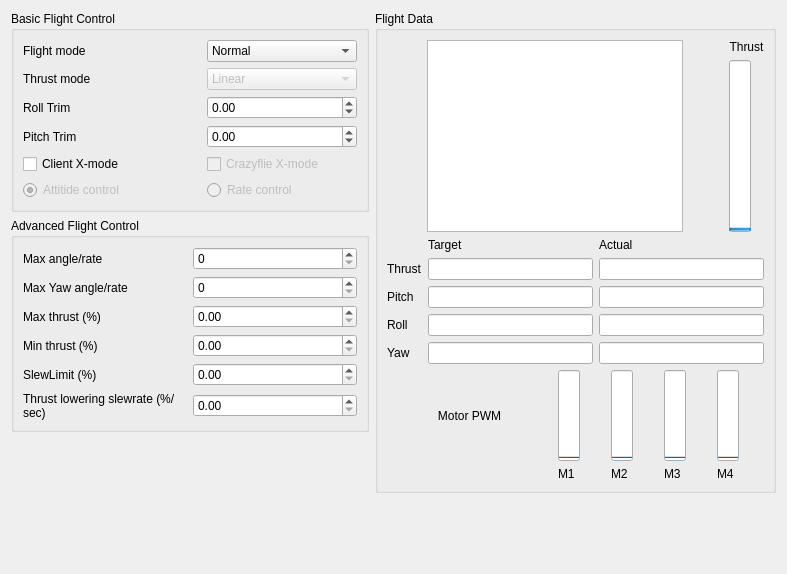
<?xml version="1.0" encoding="UTF-8"?>
<ui version="4.0">
 <class>Form</class>
 <widget class="QWidget" name="Form">
  <property name="geometry">
   <rect>
    <x>0</x>
    <y>0</y>
    <width>787</width>
    <height>574</height>
   </rect>
  </property>
  <property name="windowTitle">
   <string>Form</string>
  </property>
  <layout class="QHBoxLayout" name="horizontalLayout">
   <item>
    <layout class="QVBoxLayout" name="verticalLayout">
     <item>
      <widget class="QGroupBox" name="groupBox_2">
       <property name="title">
        <string>Basic Flight Control</string>
       </property>
       <layout class="QHBoxLayout" name="horizontalLayout_3">
        <item>
         <layout class="QGridLayout" name="gridLayout_3">
          <item row="1" column="1">
           <widget class="QComboBox" name="flightModeCombo">
            <property name="minimumSize">
             <size>
              <width>150</width>
              <height>0</height>
             </size>
            </property>
            <property name="maximumSize">
             <size>
              <width>150</width>
              <height>16777215</height>
             </size>
            </property>
            <property name="toolTip">
             <string>&lt;html&gt;&lt;head/&gt;&lt;body&gt;&lt;p&gt;Select what flightmode to use:&lt;/p&gt;&lt;p&gt; * Safe prevents crashing&lt;/p&gt;&lt;p&gt; * Crazy does not prevent crashing :)&lt;/p&gt;&lt;/body&gt;&lt;/html&gt;</string>
            </property>
            <property name="editable">
             <bool>false</bool>
            </property>
            <property name="currentIndex">
             <number>0</number>
            </property>
            <item>
             <property name="text">
              <string>Normal</string>
             </property>
            </item>
            <item>
             <property name="text">
              <string>Advanced</string>
             </property>
            </item>
           </widget>
          </item>
          <item row="0" column="1">
           <spacer name="verticalSpacer_3">
            <property name="orientation">
             <enum>Qt::Vertical</enum>
            </property>
            <property name="sizeType">
             <enum>QSizePolicy::Maximum</enum>
            </property>
            <property name="sizeHint" stdset="0">
             <size>
              <width>0</width>
              <height>0</height>
             </size>
            </property>
           </spacer>
          </item>
          <item row="2" column="0">
           <widget class="QLabel" name="label_5">
            <property name="text">
             <string>Thrust mode</string>
            </property>
           </widget>
          </item>
          <item row="2" column="1">
           <widget class="QComboBox" name="thrustModeCombo">
            <property name="enabled">
             <bool>false</bool>
            </property>
            <item>
             <property name="text">
              <string>Linear</string>
             </property>
            </item>
            <item>
             <property name="text">
              <string>Quadratic</string>
             </property>
            </item>
           </widget>
          </item>
          <item row="3" column="0">
           <widget class="QLabel" name="label_2">
            <property name="text">
             <string>Roll Trim</string>
            </property>
           </widget>
          </item>
          <item row="3" column="1">
           <widget class="QDoubleSpinBox" name="targetCalRoll">
            <property name="minimum">
             <double>-20.000000000000000</double>
            </property>
            <property name="maximum">
             <double>20.000000000000000</double>
            </property>
            <property name="singleStep">
             <double>0.200000000000000</double>
            </property>
           </widget>
          </item>
          <item row="4" column="1">
           <widget class="QDoubleSpinBox" name="targetCalPitch">
            <property name="minimum">
             <double>-20.000000000000000</double>
            </property>
            <property name="maximum">
             <double>20.000000000000000</double>
            </property>
            <property name="singleStep">
             <double>0.200000000000000</double>
            </property>
           </widget>
          </item>
          <item row="4" column="0">
           <widget class="QLabel" name="label_3">
            <property name="text">
             <string>Pitch Trim</string>
            </property>
           </widget>
          </item>
          <item row="1" column="0">
           <widget class="QLabel" name="label_4">
            <property name="minimumSize">
             <size>
              <width>100</width>
              <height>0</height>
             </size>
            </property>
            <property name="text">
             <string>Flight mode</string>
            </property>
           </widget>
          </item>
          <item row="5" column="1">
           <widget class="QCheckBox" name="crazyflieXModeCheckbox">
            <property name="enabled">
             <bool>false</bool>
            </property>
            <property name="text">
             <string>Crazyflie X-mode</string>
            </property>
           </widget>
          </item>
          <item row="5" column="0">
           <widget class="QCheckBox" name="clientXModeCheckbox">
            <property name="text">
             <string>Client X-mode</string>
            </property>
           </widget>
          </item>
          <item row="6" column="0">
           <widget class="QRadioButton" name="angularPidRadioButton">
            <property name="enabled">
             <bool>false</bool>
            </property>
            <property name="text">
             <string>Attitide control</string>
            </property>
            <property name="checked">
             <bool>true</bool>
            </property>
           </widget>
          </item>
          <item row="6" column="1">
           <widget class="QRadioButton" name="ratePidRadioButton">
            <property name="enabled">
             <bool>false</bool>
            </property>
            <property name="text">
             <string>Rate control</string>
            </property>
           </widget>
          </item>
         </layout>
        </item>
       </layout>
      </widget>
     </item>
     <item>
      <widget class="QGroupBox" name="groupBox_3">
       <property name="title">
        <string>Advanced Flight Control</string>
       </property>
       <layout class="QHBoxLayout" name="horizontalLayout_4">
        <item>
         <layout class="QGridLayout" name="gridLayout_4">
          <item row="2" column="0">
           <widget class="QLabel" name="label_9">
            <property name="text">
             <string>Max thrust (%)</string>
            </property>
           </widget>
          </item>
          <item row="0" column="0">
           <widget class="QLabel" name="label_7">
            <property name="layoutDirection">
             <enum>Qt::LeftToRight</enum>
            </property>
            <property name="text">
             <string>Max angle/rate</string>
            </property>
           </widget>
          </item>
          <item row="3" column="0">
           <widget class="QLabel" name="label">
            <property name="text">
             <string>Min thrust (%)</string>
            </property>
           </widget>
          </item>
          <item row="5" column="0">
           <widget class="QLabel" name="label_26">
            <property name="text">
             <string>Thrust lowering slewrate (%/sec)</string>
            </property>
            <property name="wordWrap">
             <bool>true</bool>
            </property>
           </widget>
          </item>
          <item row="4" column="0">
           <widget class="QLabel" name="label_31">
            <property name="text">
             <string>SlewLimit (%)</string>
            </property>
           </widget>
          </item>
          <item row="1" column="0">
           <widget class="QLabel" name="label_32">
            <property name="text">
             <string>Max Yaw angle/rate</string>
            </property>
           </widget>
          </item>
          <item row="2" column="1">
           <widget class="QDoubleSpinBox" name="maxThrust"/>
          </item>
          <item row="3" column="1">
           <widget class="QDoubleSpinBox" name="minThrust"/>
          </item>
          <item row="4" column="1">
           <widget class="QDoubleSpinBox" name="slewEnableLimit"/>
          </item>
          <item row="5" column="1">
           <widget class="QDoubleSpinBox" name="thrustLoweringSlewRateLimit"/>
          </item>
          <item row="1" column="1">
           <widget class="QSpinBox" name="maxYawRate">
            <property name="minimum">
             <number>0</number>
            </property>
            <property name="maximum">
             <number>500</number>
            </property>
            <property name="value">
             <number>0</number>
            </property>
           </widget>
          </item>
          <item row="0" column="1">
           <widget class="QSpinBox" name="maxAngle">
            <property name="minimum">
             <number>0</number>
            </property>
            <property name="maximum">
             <number>500</number>
            </property>
            <property name="value">
             <number>0</number>
            </property>
           </widget>
          </item>
         </layout>
        </item>
       </layout>
      </widget>
     </item>
     <item>
      <spacer name="verticalSpacer">
       <property name="orientation">
        <enum>Qt::Vertical</enum>
       </property>
       <property name="sizeHint" stdset="0">
        <size>
         <width>20</width>
         <height>403</height>
        </size>
       </property>
      </spacer>
     </item>
     <item>
      <spacer name="horizontalSpacer">
       <property name="orientation">
        <enum>Qt::Horizontal</enum>
       </property>
       <property name="sizeHint" stdset="0">
        <size>
         <width>40</width>
         <height>20</height>
        </size>
       </property>
      </spacer>
     </item>
    </layout>
   </item>
   <item>
    <layout class="QVBoxLayout" name="verticalLayout_3">
     <property name="sizeConstraint">
      <enum>QLayout::SetDefaultConstraint</enum>
     </property>
     <item>
      <widget class="QGroupBox" name="groupBox">
       <property name="title">
        <string>Flight Data</string>
       </property>
       <layout class="QVBoxLayout" name="verticalLayout_2">
        <item>
         <layout class="QGridLayout" name="gridLayout">
          <item row="0" column="3">
           <layout class="QVBoxLayout" name="verticalLayout_4">
            <item>
             <widget class="QLabel" name="label_6">
              <property name="text">
               <string>Thrust</string>
              </property>
              <property name="alignment">
               <set>Qt::AlignCenter</set>
              </property>
             </widget>
            </item>
            <item>
             <widget class="QProgressBar" name="thrustProgress">
              <property name="sizePolicy">
               <sizepolicy hsizetype="Maximum" vsizetype="Expanding">
                <horstretch>0</horstretch>
                <verstretch>0</verstretch>
               </sizepolicy>
              </property>
              <property name="sizeIncrement">
               <size>
                <width>0</width>
                <height>0</height>
               </size>
              </property>
              <property name="maximum">
               <number>65600</number>
              </property>
              <property name="value">
               <number>24</number>
              </property>
              <property name="alignment">
               <set>Qt::AlignCenter</set>
              </property>
              <property name="orientation">
               <enum>Qt::Vertical</enum>
              </property>
             </widget>
            </item>
           </layout>
          </item>
          <item row="0" column="1">
           <widget class="QTextEdit" name="textEdit">
            <property name="documentTitle">
             <string/>
            </property>
            <property name="html">
             <string>&lt;!DOCTYPE HTML PUBLIC &quot;-//W3C//DTD HTML 4.0//EN&quot; &quot;http://www.w3.org/TR/REC-html40/strict.dtd&quot;&gt;
&lt;html&gt;&lt;head&gt;&lt;meta name=&quot;qrichtext&quot; content=&quot;1&quot; /&gt;&lt;style type=&quot;text/css&quot;&gt;
p, li { white-space: pre-wrap; }
&lt;/style&gt;&lt;/head&gt;&lt;body style=&quot; font-family:'Lucida Grande'; font-size:13pt; font-weight:400; font-style:normal;&quot;&gt;
&lt;p style=&quot;-qt-paragraph-type:empty; margin-top:0px; margin-bottom:0px; margin-left:0px; margin-right:0px; -qt-block-indent:0; text-indent:0px; font-family:'Ubuntu'; font-size:11pt;&quot;&gt;&lt;br /&gt;&lt;/p&gt;&lt;/body&gt;&lt;/html&gt;</string>
            </property>
           </widget>
          </item>
          <item row="0" column="0">
           <spacer name="horizontalSpacer_2">
            <property name="orientation">
             <enum>Qt::Horizontal</enum>
            </property>
            <property name="sizeHint" stdset="0">
             <size>
              <width>40</width>
              <height>20</height>
             </size>
            </property>
           </spacer>
          </item>
          <item row="0" column="2">
           <spacer name="horizontalSpacer_3">
            <property name="orientation">
             <enum>Qt::Horizontal</enum>
            </property>
            <property name="sizeHint" stdset="0">
             <size>
              <width>40</width>
              <height>20</height>
             </size>
            </property>
           </spacer>
          </item>
         </layout>
        </item>
        <item>
         <layout class="QGridLayout" name="gridLayout_5">
          <item row="3" column="1">
           <widget class="QLineEdit" name="targetPitch"/>
          </item>
          <item row="2" column="2">
           <widget class="QLineEdit" name="actualThrust"/>
          </item>
          <item row="5" column="2">
           <widget class="QLineEdit" name="actualYaw"/>
          </item>
          <item row="4" column="1">
           <widget class="QLineEdit" name="targetRoll"/>
          </item>
          <item row="5" column="0">
           <widget class="QLabel" name="label_13">
            <property name="text">
             <string>Yaw</string>
            </property>
           </widget>
          </item>
          <item row="4" column="2">
           <widget class="QLineEdit" name="actualRoll"/>
          </item>
          <item row="3" column="2">
           <widget class="QLineEdit" name="actualPitch"/>
          </item>
          <item row="5" column="1">
           <widget class="QLineEdit" name="targetYaw"/>
          </item>
          <item row="1" column="1">
           <widget class="QLabel" name="label_14">
            <property name="text">
             <string>Target</string>
            </property>
           </widget>
          </item>
          <item row="3" column="0">
           <widget class="QLabel" name="label_11">
            <property name="text">
             <string>Pitch</string>
            </property>
           </widget>
          </item>
          <item row="4" column="0">
           <widget class="QLabel" name="label_12">
            <property name="text">
             <string>Roll</string>
            </property>
           </widget>
          </item>
          <item row="1" column="2">
           <widget class="QLabel" name="label_15">
            <property name="text">
             <string>Actual</string>
            </property>
           </widget>
          </item>
          <item row="2" column="0">
           <widget class="QLabel" name="label_16">
            <property name="text">
             <string>Thrust</string>
            </property>
           </widget>
          </item>
          <item row="2" column="1">
           <widget class="QLineEdit" name="targetThrust"/>
          </item>
         </layout>
        </item>
        <item>
         <layout class="QGridLayout" name="gridLayout_7">
          <item row="0" column="3">
           <widget class="QProgressBar" name="actualM3">
            <property name="maximum">
             <number>65535</number>
            </property>
            <property name="value">
             <number>0</number>
            </property>
            <property name="orientation">
             <enum>Qt::Vertical</enum>
            </property>
           </widget>
          </item>
          <item row="0" column="1">
           <widget class="QProgressBar" name="actualM1">
            <property name="maximum">
             <number>65535</number>
            </property>
            <property name="value">
             <number>0</number>
            </property>
            <property name="orientation">
             <enum>Qt::Vertical</enum>
            </property>
           </widget>
          </item>
          <item row="0" column="4">
           <widget class="QProgressBar" name="actualM4">
            <property name="maximum">
             <number>65535</number>
            </property>
            <property name="value">
             <number>0</number>
            </property>
            <property name="orientation">
             <enum>Qt::Vertical</enum>
            </property>
           </widget>
          </item>
          <item row="0" column="2">
           <widget class="QProgressBar" name="actualM2">
            <property name="maximum">
             <number>65535</number>
            </property>
            <property name="value">
             <number>0</number>
            </property>
            <property name="orientation">
             <enum>Qt::Vertical</enum>
            </property>
           </widget>
          </item>
          <item row="1" column="1">
           <widget class="QLabel" name="M1label">
            <property name="text">
             <string>M1</string>
            </property>
           </widget>
          </item>
          <item row="1" column="2">
           <widget class="QLabel" name="M2label">
            <property name="text">
             <string>M2</string>
            </property>
           </widget>
          </item>
          <item row="1" column="3">
           <widget class="QLabel" name="M3label">
            <property name="text">
             <string>M3</string>
            </property>
           </widget>
          </item>
          <item row="1" column="4">
           <widget class="QLabel" name="M4label">
            <property name="text">
             <string>M4</string>
            </property>
           </widget>
          </item>
          <item row="0" column="0">
           <widget class="QLabel" name="label_24">
            <property name="enabled">
             <bool>true</bool>
            </property>
            <property name="sizePolicy">
             <sizepolicy hsizetype="Fixed" vsizetype="Preferred">
              <horstretch>0</horstretch>
              <verstretch>0</verstretch>
             </sizepolicy>
            </property>
            <property name="minimumSize">
             <size>
              <width>115</width>
              <height>0</height>
             </size>
            </property>
            <property name="text">
             <string>Motor PWM</string>
            </property>
            <property name="alignment">
             <set>Qt::AlignCenter</set>
            </property>
           </widget>
          </item>
          <item row="1" column="0">
           <widget class="QLabel" name="emergency_stop_label">
            <property name="sizePolicy">
             <sizepolicy hsizetype="Fixed" vsizetype="Preferred">
              <horstretch>0</horstretch>
              <verstretch>0</verstretch>
             </sizepolicy>
            </property>
            <property name="text">
             <string/>
            </property>
            <property name="alignment">
             <set>Qt::AlignCenter</set>
            </property>
           </widget>
          </item>
         </layout>
        </item>
       </layout>
      </widget>
     </item>
     <item>
      <spacer name="verticalSpacer_5">
       <property name="orientation">
        <enum>Qt::Vertical</enum>
       </property>
       <property name="sizeHint" stdset="0">
        <size>
         <width>20</width>
         <height>40</height>
        </size>
       </property>
      </spacer>
     </item>
    </layout>
   </item>
  </layout>
 </widget>
 <resources/>
 <connections/>
</ui>
